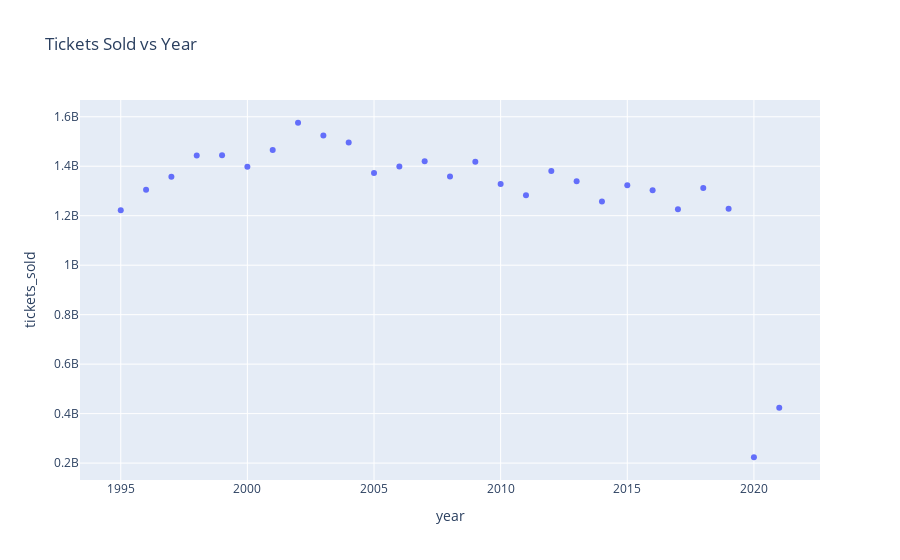

Notebook source saved alongside this figure:
### Code cell
# Scatterplot

# We store the scatterplot in "fig" variable
fig = px.scatter(df, 
                x="year",
                y="tickets_sold",
                title="Tickets Sold vs Year")

fig.show()

### Figure 1 — Plotly figure (JSON) as saved in the notebook; plotly's stock layout.template omitted (floating-point values rounded to 4 significant figures)
{"data": [{"hovertemplate": "year=%{x}<br>tickets_sold=%{y}<extra></extra>", "legendgroup": "", "marker": {"color": "#636efa", "symbol": "circle"}, "mode": "markers", "name": "", "orientation": "v", "showlegend": false, "type": "scatter", "x": [2021, 2020, 2019, 2018, 2017, 2016, 2015, 2014, 2013, 2012, 2011, 2010, 2009, 2008, 2007, 2006, 2005, 2004, 2003, 2002, 2001, 2000, 1999, 1998, 1997, 1996, 1995], "xaxis": "x", "y": [423774881, 223638958, 1228541629, 1311536128, 1225639761, 1302556378, 1323356776, 1257402920, 1339168926, 1380921942, 1282915168, 1328549021, 1418567388, 1358042073, 1420036680, 1398738283, 1372980280, 1495651298, 1524589620, 1575756527, 1465874205, 1397460079, 1444664086, 1443832471, 1357349648, 1305221290, 1221705907], "yaxis": "y"}], "layout": {"autosize": true, "legend": {"tracegroupgap": 0}, "title": {"text": "Tickets Sold vs Year"}, "xaxis": {"anchor": "y", "autorange": true, "domain": [0, 1], "range": [1993.0, 2023.0], "title": {"text": "year"}, "type": "linear"}, "yaxis": {"anchor": "x", "autorange": true, "domain": [0, 1], "range": [112100000.0, 1687000000.0], "title": {"text": "tickets_sold"}, "type": "linear"}}}
